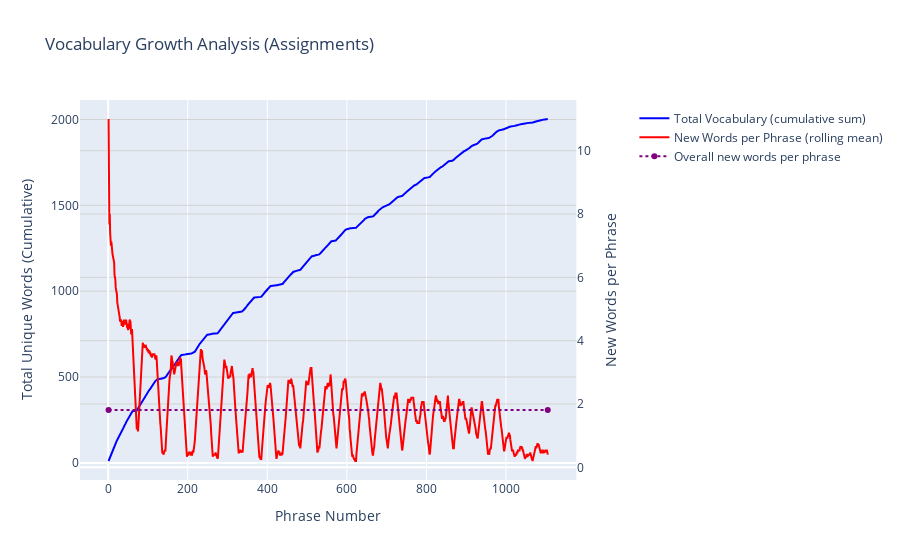

This figure's notebook cell:
### Code cell
from src.nlp import plot_vocabulary_growth_from_assignments
plot_vocabulary_growth_from_assignments(assignments)

### Figure 1 — Plotly figure (JSON) as saved in the notebook; plotly's stock layout.template omitted (floating-point values rounded to 4 significant figures; data arrays with more than 128 entries replaced by an {"elided": "..."} marker saying what was removed)
{"data": [{"line": {"color": "blue"}, "name": "Total Vocabulary (cumulative sum)", "type": "scatter", "x": {"elided": "1105 int values"}, "xaxis": "x", "y": {"elided": "1105 int values"}, "yaxis": "y"}, {"line": {"color": "red"}, "name": "New Words per Phrase\n(rolling mean)", "type": "scatter", "x": {"elided": "1105 int values"}, "xaxis": "x", "y": {"elided": "1105 float values"}, "yaxis": "y2"}, {"line": {"color": "purple", "dash": "dot"}, "name": "Overall new words per phrase", "type": "scatter", "x": [1, 1105], "xaxis": "x", "y": [1.813, 1.813], "yaxis": "y2"}], "layout": {"legend": {"x": 1.05, "xanchor": "left", "y": 0.99, "yanchor": "top"}, "margin": {"r": 150}, "showlegend": true, "title": {"text": "Vocabulary Growth Analysis (Assignments)"}, "xaxis": {"anchor": "y", "domain": [0, 0.94], "title": {"text": "Phrase Number"}}, "yaxis": {"anchor": "x", "domain": [0, 1], "gridcolor": "lightgrey", "title": {"text": "Total Unique Words (Cumulative)"}}, "yaxis2": {"anchor": "x", "gridcolor": "lightgrey", "overlaying": "y", "side": "right", "title": {"text": "New Words per Phrase"}}}}
